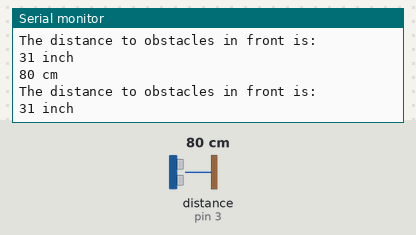
This sketch was run on a simulated Arduino Uno, built with avr-gcc and run on an emulated ATmega328P. On the bench: the last lines printed to the serial monitor. The test bench sets the inputs (shaded band); at power-on: distance to the obstacle (sensor on pin 3) 80 cm.

Above: at 2.8 s.
2.9 s: distance to the obstacle (sensor on pin 3) set to 2 cm
At 4.37 s:
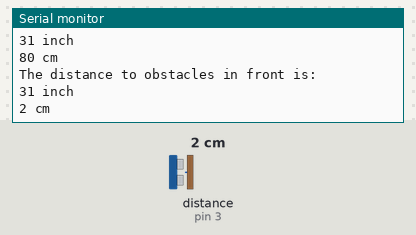
4.5 s: distance to the obstacle (sensor on pin 3) set to 250 cm
At 5.9 s:
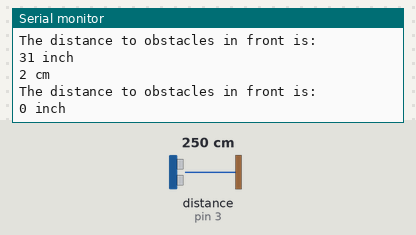
8.9 s: distance to the obstacle (sensor on pin 3) set to 4 cm
At 9.8 s:
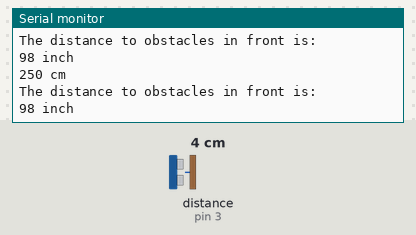
13.3 s: distance to the obstacle (sensor on pin 3) set to 9 cm
At 13.9 s:
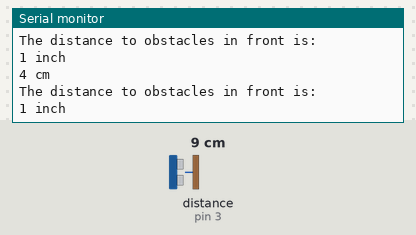
17.7 s: distance to the obstacle (sensor on pin 3) set to 18 cm
At 18.6 s:
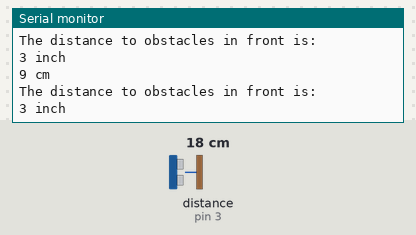
22.1 s: distance to the obstacle (sensor on pin 3) set to 35 cm
At 23.5 s:
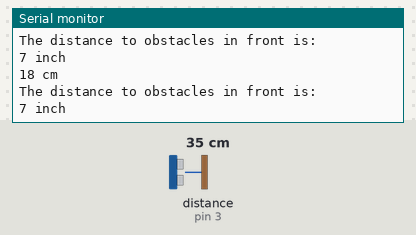
Timing chart, 0 to 25.1 s (numbered marks = the images above; inputs shaded):
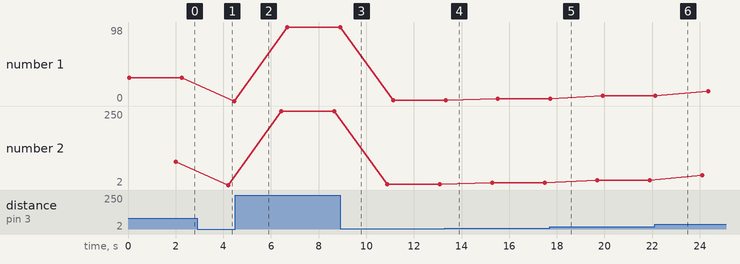

The sketch:

UltrasonicDisplayOnTerm.ino
```cpp
// (licence header left out)
/***************************************************************************/
//	Function: Measure the distance to obstacles in front and print the distance
//			  value to the serial terminal.The measured distance is from
//			  the range 0 to 400cm(157 inches).
//	Hardware: Grove - Ultrasonic Ranger
//	Arduino IDE: Arduino-1.0
/*****************************************************************************/

#include "Ultrasonic.h"

Ultrasonic ultrasonic(3);
void setup()
{
	Serial.begin(9600);
}
void loop()
{
  measure();
}

void measure () {

  long RangeInInches;
  long RangeInCentimeters;

  Serial.println("The distance to obstacles in front is: ");
  RangeInInches = ultrasonic.MeasureInInches();
  Serial.print(RangeInInches);//0~157 inches
  Serial.println(" inch");
  delay(2000);

  RangeInCentimeters = ultrasonic.MeasureInCentimeters(); // two measurements should keep an interval
  Serial.print(RangeInCentimeters);//0~400cm
  Serial.println(" cm");
  delay(200);


  }
```

Measured:
- after the input at 2.9 s, the serial monitor: prints a new line after 1.3 s (image 1)
- plotted number 1: 31 → 0 after the input at 2.9 s, 0 → 98 after the input at 4.5 s, 98 → 1 after the input at 8.9 s, 1 → 3 after the input at 13.3 s, 3 → 7 after the input at 17.7 s
- plotted number 2: 80 → 2 after the input at 2.9 s, 2 → 250 after the input at 4.5 s, 250 → 4 after the input at 8.9 s, 4 → 9 after the input at 13.3 s, 9 → 18 after the input at 17.7 s
